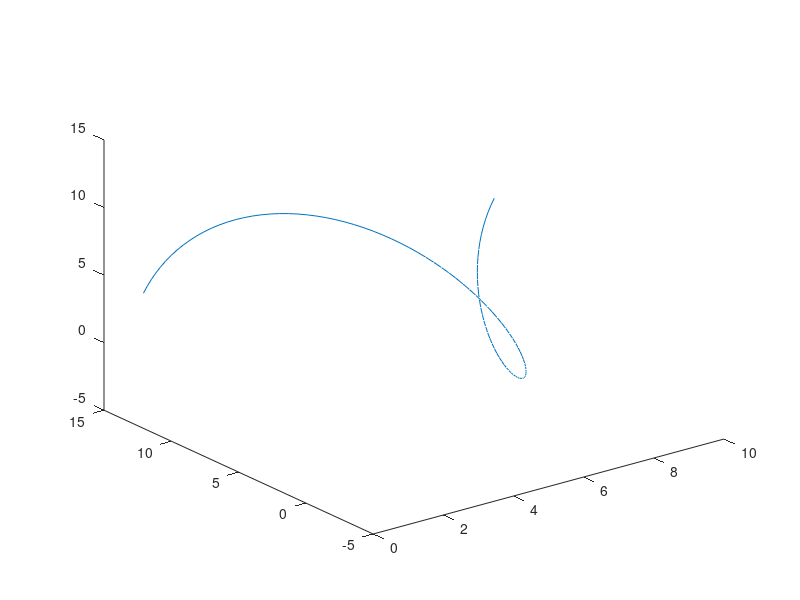

Source code (MATLAB): (Note: this script raises an error after producing the figure.)
clc, clear, close all;
step=100;
L=10;Phi=360;
y_c=5;z_c=5;
nx=0:L/step:L;
phi=0:Phi/step:Phi;
ro=sqrt(y_c^2+z_c^2); % distance to the axis
ny=y_c+ro*cosd(phi);
nz=z_c+ro*sind(phi);
plot3(nx,ny,nz)



%% after implemnetation
point1=P01(:,1:3);
point2=P02(:,1:3);
point3=P03(:,1:3);
plot3(point1(:,1),point1(:,2),point1(:,3),'--k')
hold on
plot3(point2(:,1),point2(:,2),point2(:,3),'--g')
plot3(point3(:,1),point3(:,2),point3(:,3),'--b')